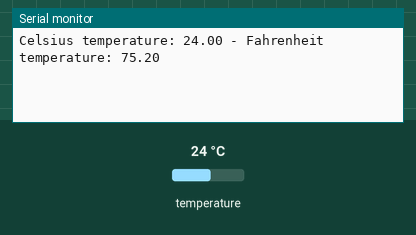
This sketch was run on a simulated Arduino Uno, built with avr-gcc and run on an emulated ATmega328P. Parts: the last lines printed to the serial monitor. Inputs (shaded band) come from the test bench; at power-on: temperature 24 °C.

Above: at 1.5 s.
1.6 s: temperature set to 12 °C
At 3.0 s:
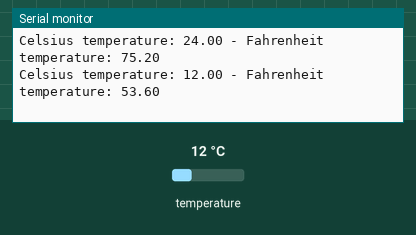
3.7 s: temperature set to 19 °C
At 4.8 s:
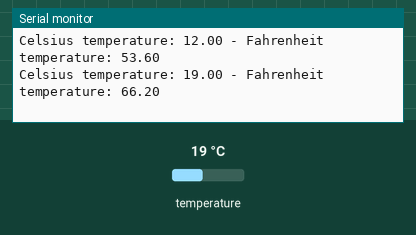
Timing chart, 0 to 6.7 s (numbered marks = the images above; inputs shaded):
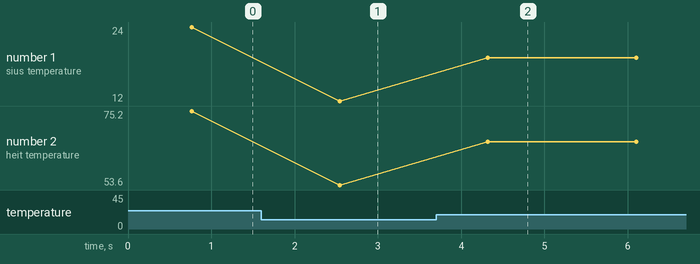

The sketch:

DS18x20.ino
```cpp
/*********
  Rui Santos
  Complete project details at https://randomnerdtutorials.com
  Based on the Dallas Temperature Library example
*********/

#include <OneWire.h>
#include <DallasTemperature.h>

// Data wire is conntec to the Arduino digital pin 4
#define ONE_WIRE_BUS 27

// Setup a oneWire instance to communicate with any OneWire devices
OneWire oneWire(ONE_WIRE_BUS);

// Pass our oneWire reference to Dallas Temperature sensor
DallasTemperature sensors(&oneWire);

void setup(void)
{
  // Start serial communication for debugging purposes
  Serial.begin(9600);
  // Start up the library
  sensors.begin();
}

void loop(void){
  // Call sensors.requestTemperatures() to issue a global temperature and Requests to all devices on the bus
  sensors.requestTemperatures();

  Serial.print("Celsius temperature: ");
  // Why "byIndex"? You can have more than one IC on the same bus. 0 refers to the first IC on the wire
  Serial.print(sensors.getTempCByIndex(0));
  Serial.print(" - Fahrenheit temperature: ");
  Serial.println(sensors.getTempFByIndex(0));
  delay(1000);
}
```

Measured:
- after the input at 1.6 s, the serial monitor: prints a new line after 0.94 s (image 1)
- after the input at 3.7 s, the serial monitor: prints a new line after 0.62 s (image 2)
- plotted number 1: 24 → 12 after the input at 1.6 s, 12 → 19 after the input at 3.7 s
- plotted number 2: 75.2 → 53.6 after the input at 1.6 s, 53.6 → 66.2 after the input at 3.7 s
